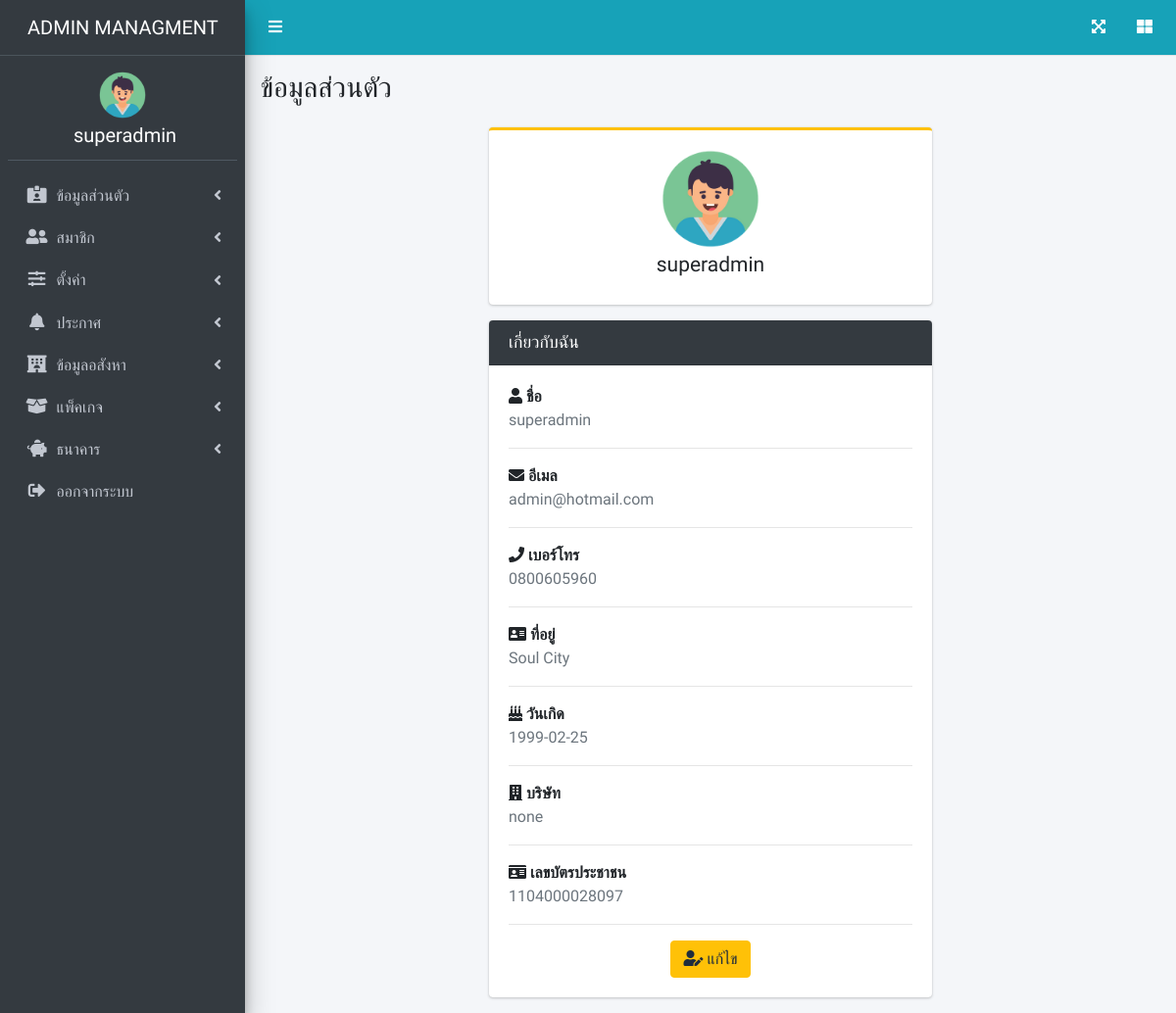
Page /page/profile.php (signed in) on the earlier database version.
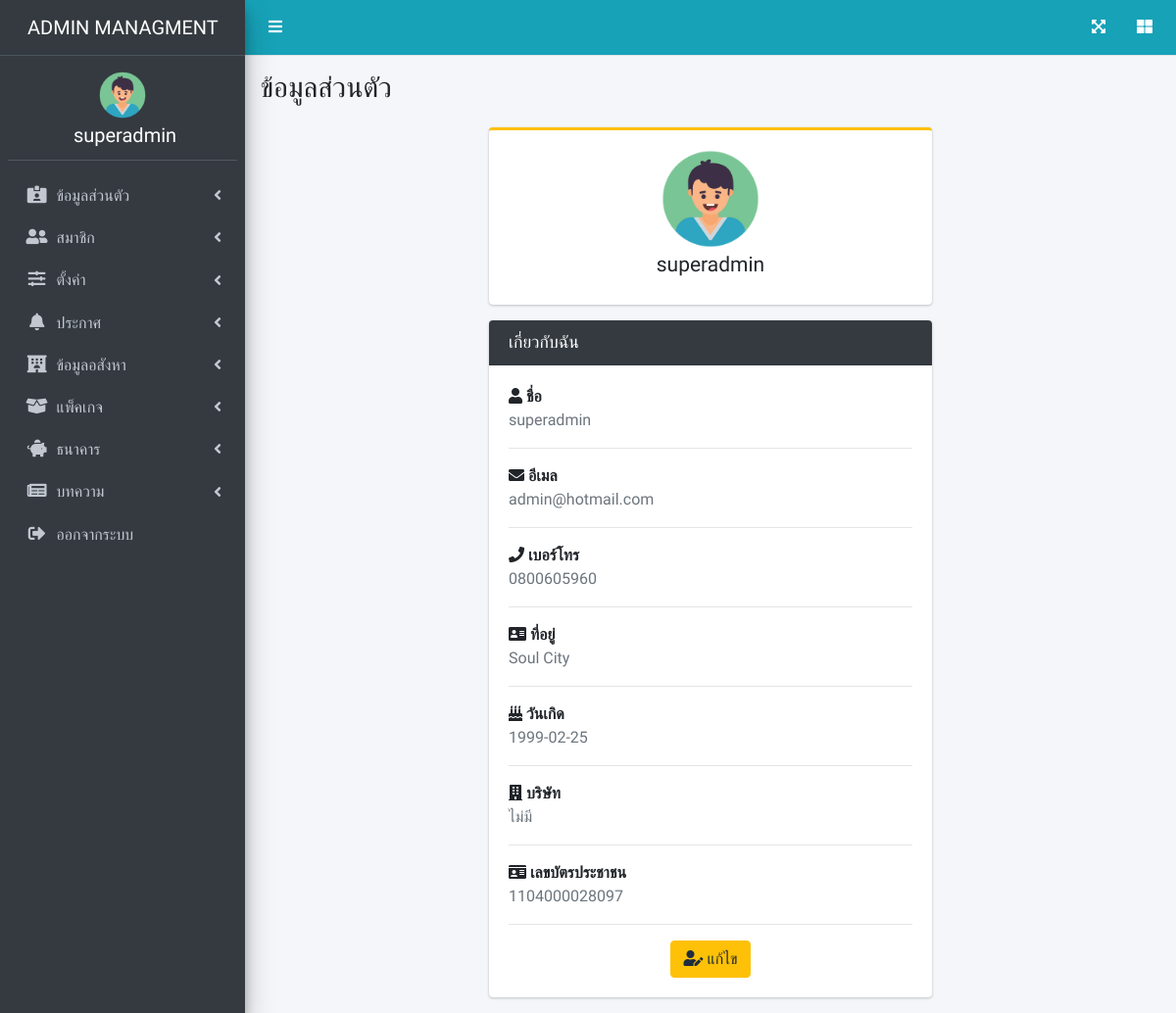
Same page on the later database version.
### tables this page shows
CREATE TABLE `user_role_type` (
  `id` int(10) NOT NULL,
  `name` varchar(255) NOT NULL,
  `type_icon` varchar(255) NOT NULL
);

CREATE TABLE `users` (
  `u_id` int(100) NOT NULL,
  `name` varchar(200) NOT NULL,
  `email` varchar(200) NOT NULL,
  `password` varchar(200) NOT NULL,
  `address` varchar(255) NOT NULL,
  `tel` varchar(10) NOT NULL,
  `id_card` varchar(20) DEFAULT NULL,
  `birth_date` date NOT NULL,
  `company` varchar(255) DEFAULT NULL,
  `img` varchar(255) NOT NULL DEFAULT 'user.png',
  `utype` varchar(20) NOT NULL,
  `ustatus` enum('1','0') NOT NULL,
  `ul_id` int(255) NOT NULL
);

### page/profile.php (the view, shortened to what the changed rows need)
<?php
require_once('../dbconnect.php');
$id = $_SESSION['u_id'];
$sql = "SELECT * FROM users WHERE u_id= $id ";
$result = mysqli_query($con, $sql);
$row = mysqli_fetch_assoc($result);
?>
<!DOCTYPE html>
<html lang="en">
<head>
  <link rel="stylesheet" href="https://cdnjs.cloudflare.com/ajax/libs/font-awesome/5.15.3/css/all.min.css" />
  <link rel="stylesheet" href="../css/adminlte.min.css">
</head>
<body class="hold-transition sidebar-mini">
  <?php require('admin_nav.php') ?>
  <div class="content-wrapper">
    <section class="content-header">
      <div class="container-fluid">
        <div class="row mb-2">
          <div class="col-sm-6">
            <h1 style="text-transform: uppercase">ข้อมูลส่วนตัว</h1>
          </div>
        </div>
      </div>
    </section>
    <section class="content">
      <div class="container-fluid">
        <div class="row">
          <div class="offset-sm-3 col-md-6">
            <div class="card card-warning card-outline">
              <div class="card-body box-profile">
                <div class="text-center">
                  <img class="d-block m-auto" style="border-radius:50%" src="../image/m_img/<?php echo $row['img']; ?>" width="100" alt="img">
                </div>
                <h3 class="profile-username text-center"><?php echo $row['name']; ?></h3>
              </div>
            </div>
            <div class="card card-dark">
              <div class="card-body">
                <strong><i class="fas fa-user"></i> ชื่อ</strong>
                <p class="text-muted">
                  <?php echo $row['name']; ?>
                </p>
                <hr>
                <strong><i class="fas fa-envelope"></i> อีเมล</strong>
                <p class="text-muted">
                  <?php echo $row['email']; ?>
                </p>
                <hr>
                <strong><i class="fas fa-phone"></i> เบอร์โทร</strong>
                <p class="text-muted">
                  <?php echo $row['tel']; ?>
                </p>
                <hr>
                <strong><i class="fas fa-address-card"></i> ที่อยู่</strong>
                <p class="text-muted">
                  <?php echo $row['address']; ?>
                </p>
                <hr>
                <strong><i class="fas fa-birthday-cake"></i> วันเกิด</strong>
                <p class="text-muted">
                  <?php echo $row['birth_date']; ?>
                </p>
                <hr>
                <strong><i class="fas fa-building"></i> บริษัท</strong>
                <p class="text-muted">
                  <?php echo $row['company']; ?>
                </p>
                <hr>
                <strong><i class="fas fa-id-card"></i> เลขบัตรประชาชน</strong>
                <p class="text-muted">
                  <?php echo $row['id_card']; ?>
                </p>
                <hr>
                <div class="col-12">
                  <a href="edit_profile.php"><button class="btn btn-warning d-block m-auto" type="submit"><i class="fas fa-user-edit"></i> แก้ไข</button></a>
                </div>
              </div>
            </div>
          </div>
        </div>
      </div>
    </section>
  </div>
  </div>
</body>
</html>

### page/admin_nav.php (shortened to what the changed rows need)
<?php
require_once('../dbconnect.php');
$u_id = $_SESSION['u_id'];
$sql_id = "SELECT * FROM users WHERE u_id = $u_id ";
$result_id = mysqli_query($con, $sql_id);
$row_id = mysqli_fetch_array($result_id);
$sqlrt = "SELECT * FROM user_role_type  ";
$resultrt = mysqli_query($con, $sqlrt);
?>
<div class="wrapper">
    <aside class="main-sidebar sidebar-dark-primary elevation-4">
        <a href="profile.php" class="brand-link">
            <span class="brand-text font-weight-light" style="margin-left: 20px; text-transform: uppercase;"><?php echo $row_id['utype']; ?> Managment</span>
        </a>
        <div class="sidebar">
            <div class="user-panel mt-3 mb-3 d-block">
                <?php
                if ($_SESSION['utype'] == 'admin' || $_SESSION['utype'] == 'staff' || $_SESSION['utype'] == 'agent') {
                ?>
                    <img class="d-block m-auto" style="border-radius:50% ; width:3rem;" src="../image/m_img/<?php echo $row_id['img'] ?>" width="150" alt="img">
                <?php
                }
                ?>
                <div class="info d-block text-center ">
                    <h5 style="color:white;"><?php echo $row_id['name']; ?></h5>
                </div>
            </div>
            <nav class="mt-2" id="connavbar">
                <ul class="nav nav-pills nav-sidebar flex-column" data-widget="treeview" role="menu" data-accordion="false">
                    <?php
                    if ($_SESSION['utype'] == 'admin') {
                        while ($rowrt = mysqli_fetch_array($resultrt)) {
                            echo " <li class='nav-item'>
            <a href='#' class='nav-link'>
              <i class='nav-icon $rowrt[type_icon]'></i>
              <p>
               $rowrt[name]
                <i class='fas fa-angle-left right'></i>
              </p>
            </a>
            <ul class='nav nav-treeview'>";
                            echo  "</ul></li>";
                        }
                    }
                    ?>
                </ul>
            </nav>
        </div>
    </aside>

Differences in the rows shown:
changed users "superadmin": company "none" → "ไม่มี"
added user_role_type: name "บทความ"
